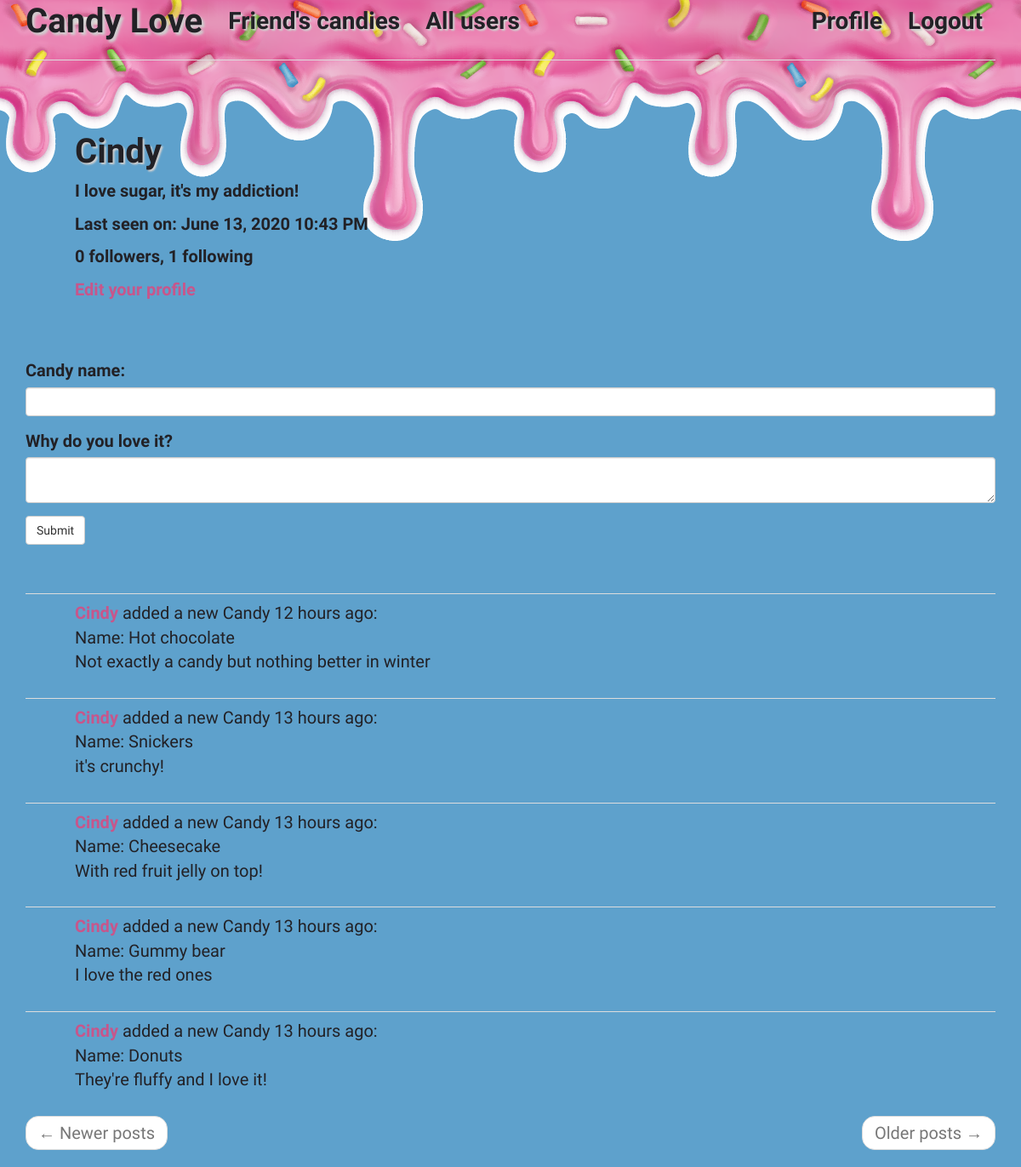
The page /user/Cindy (signed in) on the database as committed earlier.
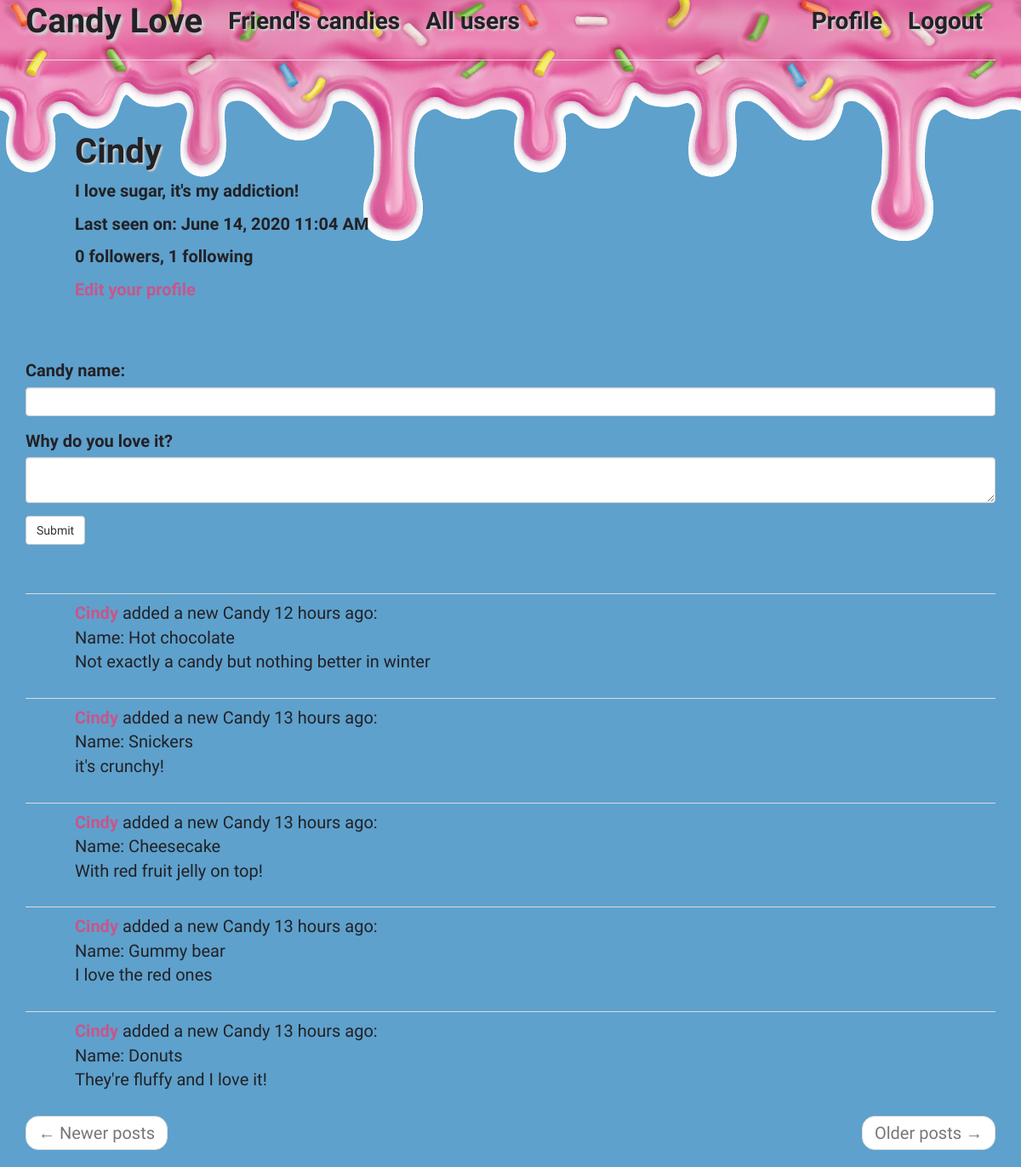
The same page on the database as committed later.
### app/models.py (models this page shows, shortened)
class User(UserMixin, db.Model):
    id = db.Column(db.Integer, primary_key=True)
    username = db.Column(db.String(64), index=True, unique=True)
    email = db.Column(db.String(120), index=True, unique=True)
    password_hash = db.Column(db.String(128))
    posts = db.relationship('Post', backref='author', lazy='dynamic')
    about_me = db.Column(db.String(140))
    last_seen = db.Column(db.DateTime, default=datetime.utcnow)
    followed = db.relationship(
        'User', secondary=followers,
        primaryjoin=(followers.c.follower_id == id),
        secondaryjoin=(followers.c.followed_id == id),
        backref=db.backref('followers', lazy='dynamic'), lazy='dynamic')

class Post(db.Model):
    id = db.Column(db.Integer, primary_key=True)
    name = db.Column(db.String(64))
    body = db.Column(db.String(140))
    timestamp = db.Column(db.DateTime, index=True, default=datetime.utcnow)
    user_id = db.Column(db.Integer, db.ForeignKey('user.id'))
    language = db.Column(db.String(5))

### app/main/routes.py (the view, shortened to what this page needs)
@bp.route('/user/<username>', methods=['GET', 'POST'])
@login_required
def user(username):
    user = User.query.filter_by(username=username).first_or_404()
    page = request.args.get('page', 1, type=int)
    form = PostForm()
    posts = user.posts.order_by(Post.timestamp.desc()).paginate(
        page, current_app.config['POSTS_PER_PAGE'], False)
    next_url = url_for('main.user', username=user.username,
                       page=posts.next_num) if posts.has_next else None
    prev_url = url_for('main.user', username=user.username,
                       page=posts.prev_num) if posts.has_prev else None
    return render_template('user.html', user=user, form=form, posts=posts.items,
                           next_url=next_url, prev_url=prev_url)

### app/main/forms.py
class PostForm(FlaskForm):
    name = StringField('Candy name:', validators=[DataRequired()])
    post = TextAreaField(_l('Why do you love it?'), validators=[DataRequired()])
    submit = SubmitField(_l('Submit'))

### app/main/routes.py (called while the page is built)
@bp.before_app_request
def before_request():
    if current_user.is_authenticated:
        current_user.last_seen = datetime.utcnow()
        db.session.commit()
    g.locale = str(get_locale())

### app/models.py (called while the page is built)
@login.user_loader
def load_user(id):
    return User.query.get(int(id))

### app/templates/user.html (shortened to what this page needs)
{% extends "base.html" %}
{% import 'bootstrap/wtf.html' as wtf %}
{% block app_content %}
    <table class="table">
        <tr>
            <td width="50px"></td>
            <td>
                <br>
                <br>
                <h1>{{ user.username }}</h1>
                {% if user.about_me %}<p>{{ user.about_me }}</p>{% endif %}
                {% if user.last_seen %}
                <p>{{ _('Last seen on') }}: {{ moment(user.last_seen).format('LLL') }}</p>
                {% endif %}
                <p>{{ _('%(count)d followers', count=user.followers.count()) }}, {{ _('%(count)d following', count=user.followed.count()) }}</p>
                {% if user == current_user %}
                <p><a href="{{ url_for('main.edit_profile') }}">{{ _('Edit your profile') }}</a></p>
                {% endif %}
            </td>
        </tr>
    </table>
    <br>
    {% if form %}
    {{ wtf.quick_form(form) }}
    <br>
    {% endif %}
    <br>
    {% for post in posts %}
        {% include '_post.html' %}
    {% endfor %}
    <nav aria-label="...">
        <ul class="pager">
            <li class="previous{% if not prev_url %} disabled{% endif %}">
                <a href="{{ prev_url or '#' }}">
                    <span aria-hidden="true">&larr;</span> {{ _('Newer posts') }}
                </a>
            </li>
            <li class="next{% if not next_url %} disabled{% endif %}">
                <a href="{{ next_url or '#' }}">
                    {{ _('Older posts') }} <span aria-hidden="true">&rarr;</span>
                </a>
            </li>
        </ul>
    </nav>
{% endblock %}

### app/templates/base.html (shortened to what this page needs)
{% extends 'bootstrap/base.html' %}
{% block styles %}
{{super()}}
<link rel="stylesheet" href="{{ url_for('static',filename='styles/style.css') }}">
{% endblock %}
{% block navbar %}
<body>
    <div class="main-body">
    <nav class="navbar transparent">
        <div class="container">
            <div class="navbar-header">
                <a class="navbar-brand" href="{{ url_for('main.home') }}">Candy Love</a>
            </div>
            <div class="collapse navbar-collapse" id="bs-example-navbar-collapse-1">
                <ul class="nav navbar-nav">
                    <li><a class="nav-home" href="{{ url_for('main.index') }}">{{ _("Friend's candies") }}</a></li>
                    <li><a class="nav-home" href="{{ url_for('main.explore') }}">{{ _('All users') }}</a></li>
                </ul>
                <ul class="nav navbar-nav navbar-right">
                    {% if current_user.is_anonymous %}
                    <li><a class="nav-home" href="{{ url_for('auth.login') }}">{{ _('Login') }}</a></li>
                    {% else %}
                    <li><a class="nav-home" href="{{ url_for('main.user', username=current_user.username) }}">{{ _('Profile') }}</a></li>
                    <li><a class="nav-home" href="{{ url_for('auth.logout') }}">{{ _('Logout') }}</a></li>
                    {% endif %}
                </ul>
            </div>
        </div>
    </nav>
{% endblock %}
{% block content %}
    <div class="container">
        {% block app_content %}{% endblock %}
    </div>
{% endblock %}
{% block scripts %}
</div>
</body>
{% endblock %}

### app/templates/_post.html (shortened to what this page needs)
<table class="table">
    <tr>
        <td width="50px">
        </td>
        <td>
            {{ _('%(username)s added a new Candy %(when)s',
                username=user_link, when=moment(post.timestamp).fromNow()) }}:
            <br>
            Name: <span id="post{{ post.id }}"></span>{{ post.name }}</span>
            <br>
            <span id="post{{ post.id }}"></span>{{ post.body }}</span>
        </td>
    </tr>
</table>

### app/static/styles/style.css (style rules this page uses)
* { margin: 0; padding: 0; -webkit-box-sizing: border-box; box-sizing: border-box; }
body { font-family: 'Comic Neue', cursive; font-size: 2rem; background-color: #5ea1cc; color: #222126; height: 100%; }
.main-body { background-color: #5ea1cc; background-image: url("../imgs/candymel.png"), url("../imgs/candymel.png"), url("../imgs/candymel.png"); background-size: auto; background-repeat: no-repeat, no-repeat, no-repeat; background-position: 0 top, 600px top, 1200px top; color: #222126; }
.navbar { background-image: url("../imgs/candymel.png"); background-size: auto; background-color: #5ea1cc; border: none; font-weight: 700; font-size: 2.8rem; }
.navbar-brand { color: #222126; font-size: 4rem; text-shadow: 3px 3px 3px #cfcfcf; }
.nav-home { color: #222126; text-shadow: 2px 2px 2px #cfcfcf; }
.table { color: #222126; }
.table h1 { font-size: 4rem; font-weight: bold; text-shadow: 2px 2px 2px #cfcfcf; }
.table p { font-weight: bold; }
.table a { color: #c7568b; }
.name-in-post { font-weight: bold; }

Rows that differ between the two databases and show on the page:
changed User "Cindy": last_seen "June 13, 2020 10:43 PM" → "June 14, 2020 11:04 AM"
